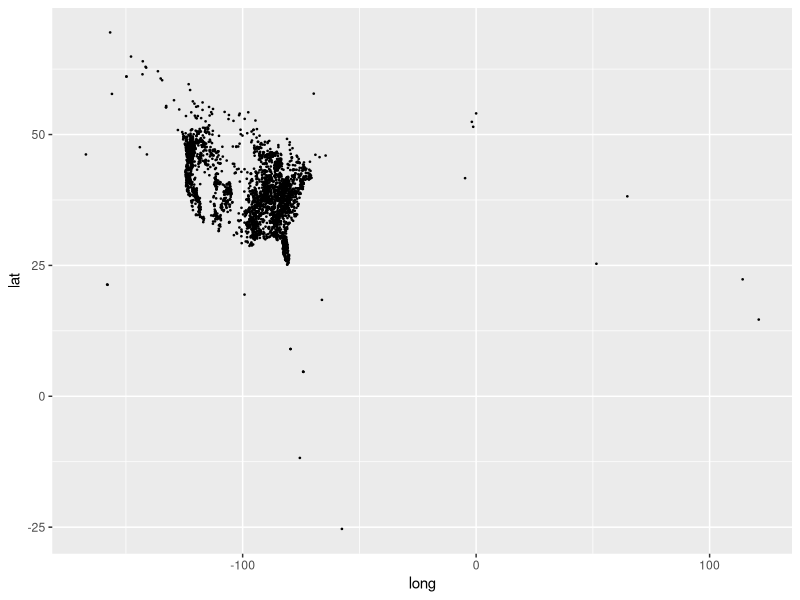
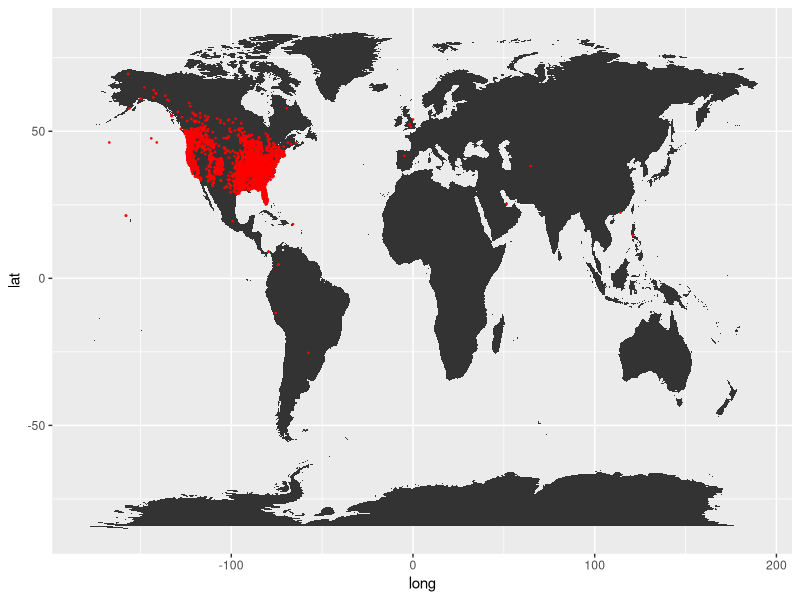
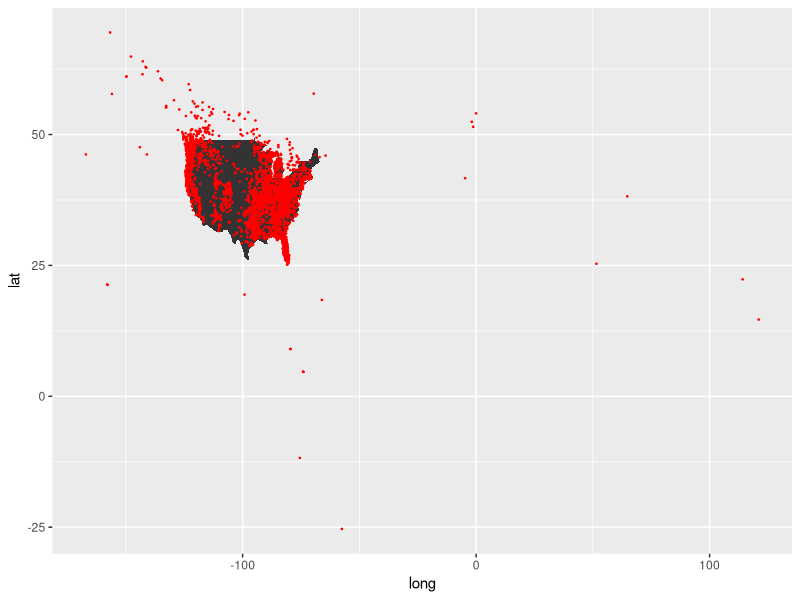
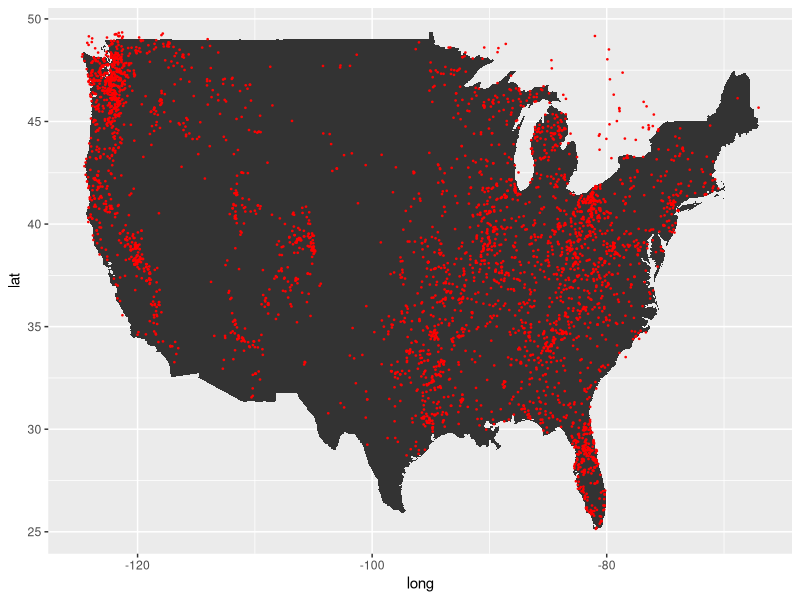

The R script that drew these images, in order: (Note: this script raises an error after producing the figures.)
## ---- chunk 1
knitr::opts_chunk$set(echo = TRUE)
library(ggplot2)
library(tidyr)
library(dplyr)
library(maps)
library(mapproj)
library(sf)
## ---- chunk 2
bigfoot = read.csv('Bigfoot_Sightings.csv') %>%
  select(long=X, lat=Y, time=TimeWhen)
str(bigfoot)
## ---- chunk 3
ggplot(bigfoot, aes(long, lat)) + 
  geom_point(size = .25, show.legend = FALSE)
## ---- chunk 4
world_map = map_data("world")
ggplot(bigfoot, aes(x = long, y = lat))+
  geom_map(data = world_map, map = world_map, aes(map_id=region), inherit.aes = FALSE)+
  expand_limits(x = world_map$long, y = world_map$lat)+
  geom_point(size=0.25, color = "red")
## ---- chunk 5
us_map = map_data("state")
ggplot(bigfoot, aes(x = long, y = lat))+
  geom_map(data = us_map, map = us_map, aes(map_id=region), inherit.aes = FALSE)+
  geom_point(size=0.25, color = "red")
## ---- chunk 6
filtered_data <- bigfoot %>%
  filter(lat >= 24.4 &
         lat <= 49.4 &
         long >= -125.0 &
         long <= -66.9)
fewPoints = filtered_data


ggplot(filtered_data, aes(x = long, y = lat))+
  geom_map(data = us_map, map = us_map, aes(map_id=region), inherit.aes = FALSE)+
  geom_point(size=0.25, color = "red")

## ---- chunk 7
library(rnaturalearth)
library(maps)
lonlat_to_state <- function(fewPoints,
                            states = spData::us_states,
                            name_col = "NAME") {
    ## Convert points data.frame to an sf POINTS object
    pts <- st_as_sf(fewPoints, coords = 1:2, crs = 4326)

    ## Transform spatial data to some planar coordinate system
    ## (e.g. Web Mercator) as required for geometric operations
    states <- st_transform(states, crs = 3857)
    pts <- st_transform(pts, crs = 3857)

    ## Find names of state (if any) intersected by each point
    state_names <- states[[name_col]]
    ii <- as.integer(st_intersects(pts, states))
    state_names[ii]
}
us_states_ne <- ne_states(country = "United States of America",
                          returnclass = "sf")
data_with_states<- fewPoints |> mutate(state = tolower(lonlat_to_state(fewPoints, states = us_states_ne, name_col = "name")))
data_with_states = data_with_states |> filter(!is.na(state))
summarizedData = data_with_states |> group_by(state) |> summarize(totalSightings = n()) |> ungroup()
ggplot(data_with_states, aes(x = long, y = lat))+
  geom_map(data = us_map, map = us_map, aes(map_id=region), inherit.aes = FALSE)+
  geom_point(size=0.25, color = "red")+
  xlim(-126,-60)+
  ylim(24.4,49.4)
data_with_states = data_with_states |> merge(summarizedData,by="state")

ggplot(data_with_states, aes(map_id = state))+
  geom_map(aes(fill = totalSightings), map = us_map)+
expand_limits(x = us_map$long, y=us_map$lat)
#ggplot(summarizedData, aes(map_id = state))+
#  geom_map(aes(fill = totalSightings), map = states_map)+
#expand_limits(x = states_map$long, y=states_map$lat)
